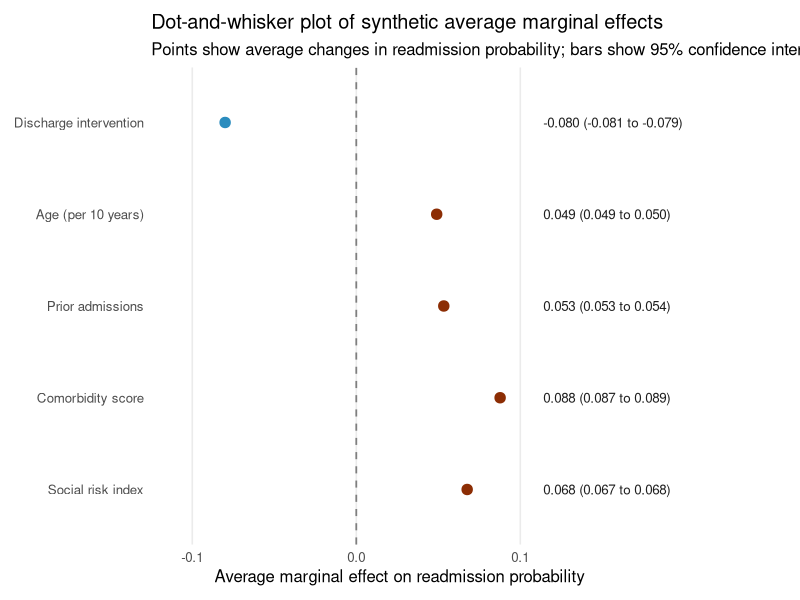
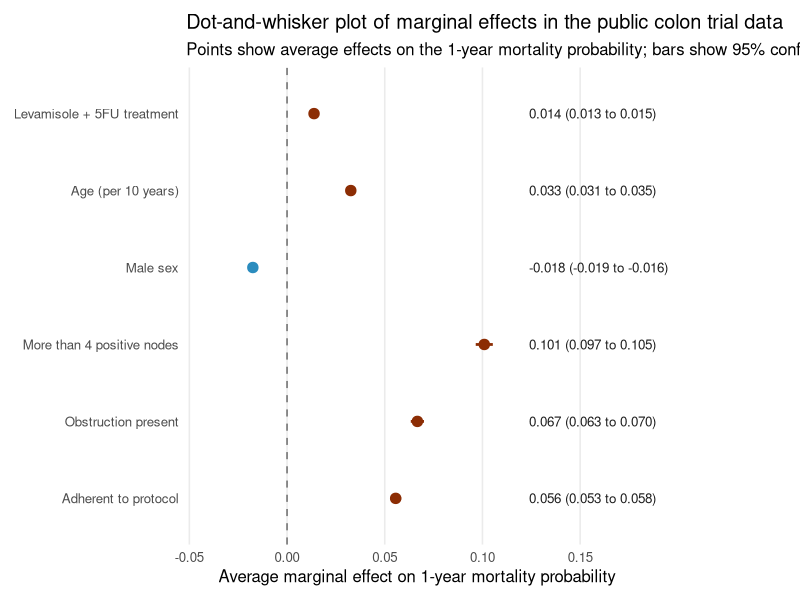

Recreate these plots in R, in order.
## ---- chunk 1
library(dplyr)
library(ggplot2)
library(knitr)

set.seed(2026)

n_patients <- 900

synthetic_readmission <- data.frame(
  age10 = rnorm(n_patients, mean = 6.9, sd = 1.0),
  prior_admissions = rpois(n_patients, lambda = 1.4),
  comorbidity_score = rnorm(n_patients, mean = 0, sd = 1),
  social_risk = rnorm(n_patients, mean = 0, sd = 1),
  intervention = rbinom(n_patients, size = 1, prob = 0.5)
)

linear_predictor <- with(
  synthetic_readmission,
  -1.15 +
    0.20 * age10 +
    0.30 * prior_admissions +
    0.42 * comorbidity_score +
    0.28 * social_risk -
    0.48 * intervention
)

synthetic_readmission$readmission <- rbinom(
  n_patients,
  size = 1,
  prob = plogis(linear_predictor)
)

synthetic_logit <- glm(
  readmission ~ intervention + age10 + prior_admissions + comorbidity_score + social_risk,
  data = synthetic_readmission,
  family = binomial()
)

synthetic_summary <- data.frame(
  sample_size = nrow(synthetic_readmission),
  readmission_rate = mean(synthetic_readmission$readmission),
  mean_age10 = mean(synthetic_readmission$age10),
  mean_prior_admissions = mean(synthetic_readmission$prior_admissions)
)

synthetic_summary[, -1] <- round(synthetic_summary[, -1], 3)

knitr::kable(
  synthetic_summary,
  caption = "Summary of the synthetic readmission dataset used for the marginal effects plot"
)
## ---- chunk 2
compute_binary_ame <- function(model, data, var) {
  data_lo <- data
  data_hi <- data

  data_lo[[var]] <- 0
  data_hi[[var]] <- 1

  p_lo <- predict(model, newdata = data_lo, type = "response")
  p_hi <- predict(model, newdata = data_hi, type = "response")

  diffs <- p_hi - p_lo

  data.frame(
    term = var,
    estimate = mean(diffs),
    std_error = sd(diffs) / sqrt(length(diffs))
  )
}

compute_continuous_ame <- function(model, data, var, step = 0.1) {
  data_lo <- data
  data_hi <- data

  data_lo[[var]] <- data_lo[[var]] - step / 2
  data_hi[[var]] <- data_hi[[var]] + step / 2

  p_lo <- predict(model, newdata = data_lo, type = "response")
  p_hi <- predict(model, newdata = data_hi, type = "response")

  diffs <- (p_hi - p_lo) / step

  data.frame(
    term = var,
    estimate = mean(diffs),
    std_error = sd(diffs) / sqrt(length(diffs))
  )
}

synthetic_ame <- dplyr::bind_rows(
  compute_binary_ame(synthetic_logit, synthetic_readmission, "intervention"),
  compute_continuous_ame(synthetic_logit, synthetic_readmission, "age10"),
  compute_continuous_ame(synthetic_logit, synthetic_readmission, "prior_admissions", step = 1),
  compute_continuous_ame(synthetic_logit, synthetic_readmission, "comorbidity_score"),
  compute_continuous_ame(synthetic_logit, synthetic_readmission, "social_risk")
) |>
  dplyr::mutate(
    conf_low = estimate - 1.96 * std_error,
    conf_high = estimate + 1.96 * std_error,
    term_label = c(
      "Discharge intervention",
      "Age (per 10 years)",
      "Prior admissions",
      "Comorbidity score",
      "Social risk index"
    )
  )

synthetic_table <- synthetic_ame |>
  dplyr::transmute(
    predictor = term_label,
    average_marginal_effect = round(estimate, 3),
    lower_95_ci = round(conf_low, 3),
    upper_95_ci = round(conf_high, 3)
  )

knitr::kable(
  synthetic_table,
  caption = "Synthetic average marginal effects on the readmission probability scale"
)
## ---- chunk 3
build_marginal_effects_plot <- function(data, title, subtitle, x_label) {
  plot_data <- data |>
    dplyr::mutate(
      term_label = factor(term_label, levels = rev(term_label)),
      direction = ifelse(estimate >= 0, "Increase", "Decrease"),
      label_text = sprintf("%.3f (%.3f to %.3f)", estimate, conf_low, conf_high)
    )

  label_position <- max(plot_data$conf_high) + 0.15 * diff(range(c(plot_data$conf_low, plot_data$conf_high)))

  ggplot(plot_data, aes(x = estimate, y = term_label, color = direction)) +
    geom_vline(xintercept = 0, color = "#7f7f7f", linetype = "dashed", linewidth = 0.6) +
    geom_segment(
      aes(x = conf_low, xend = conf_high, yend = term_label),
      linewidth = 0.95,
      show.legend = FALSE
    ) +
    geom_point(size = 3.2, show.legend = FALSE) +
    geom_text(
      aes(x = label_position, label = label_text),
      hjust = 0,
      color = "#1f1f1f",
      size = 3.4
    ) +
    scale_color_manual(values = c("Decrease" = "#2b8cbe", "Increase" = "#8c2d04")) +
    coord_cartesian(
      xlim = c(
        min(plot_data$conf_low) - 0.18 * diff(range(c(plot_data$conf_low, plot_data$conf_high))),
        label_position + 0.05
      ),
      clip = "off"
    ) +
    labs(
      title = title,
      subtitle = subtitle,
      x = x_label,
      y = NULL
    ) +
    theme_minimal(base_size = 12) +
    theme(
      panel.grid.major.y = element_blank(),
      panel.grid.minor = element_blank(),
      plot.margin = margin(10, 110, 10, 10)
    )
}
## ---- chunk 4
synthetic_marginal_plot <- build_marginal_effects_plot(
  synthetic_ame,
  title = "Dot-and-whisker plot of synthetic average marginal effects",
  subtitle = "Points show average changes in readmission probability; bars show 95% confidence intervals",
  x_label = "Average marginal effect on readmission probability"
)

synthetic_marginal_plot
## ---- chunk 5
library(survival)

colon_1y <- survival::colon |>
  dplyr::filter(etype == 2, rx %in% c("Obs", "Lev+5FU")) |>
  dplyr::mutate(
    treatment = ifelse(rx == "Lev+5FU", 1, 0),
    age10 = age / 10,
    male = ifelse(sex == 1, 1, 0),
    nodes4 = ifelse(nodes > 4, 1, 0),
    obstruction = ifelse(obstruct == 1, 1, 0),
    adherence = ifelse(adhere == 1, 1, 0),
    death_1y = ifelse(status == 1 & time <= 365, 1, 0)
  ) |>
  dplyr::filter(
    !is.na(treatment),
    !is.na(age10),
    !is.na(male),
    !is.na(nodes4),
    !is.na(obstruction),
    !is.na(adherence),
    !is.na(death_1y)
  )

colon_logit <- glm(
  death_1y ~ treatment + age10 + male + nodes4 + obstruction + adherence,
  data = colon_1y,
  family = binomial()
)

colon_ame <- dplyr::bind_rows(
  compute_binary_ame(colon_logit, colon_1y, "treatment"),
  compute_continuous_ame(colon_logit, colon_1y, "age10"),
  compute_binary_ame(colon_logit, colon_1y, "male"),
  compute_binary_ame(colon_logit, colon_1y, "nodes4"),
  compute_binary_ame(colon_logit, colon_1y, "obstruction"),
  compute_binary_ame(colon_logit, colon_1y, "adherence")
) |>
  dplyr::mutate(
    conf_low = estimate - 1.96 * std_error,
    conf_high = estimate + 1.96 * std_error,
    term_label = c(
      "Levamisole + 5FU treatment",
      "Age (per 10 years)",
      "Male sex",
      "More than 4 positive nodes",
      "Obstruction present",
      "Adherent to protocol"
    )
  )

colon_table <- colon_ame |>
  dplyr::transmute(
    predictor = term_label,
    average_marginal_effect = round(estimate, 3),
    lower_95_ci = round(conf_low, 3),
    upper_95_ci = round(conf_high, 3)
  )

knitr::kable(
  colon_table,
  caption = "Average marginal effects from a logistic model for 1-year mortality in the public colon trial data"
)
## ---- chunk 6
colon_marginal_plot <- build_marginal_effects_plot(
  colon_ame,
  title = "Dot-and-whisker plot of marginal effects in the public colon trial data",
  subtitle = "Points show average effects on the 1-year mortality probability; bars show 95% confidence intervals",
  x_label = "Average marginal effect on 1-year mortality probability"
)

colon_marginal_plot
